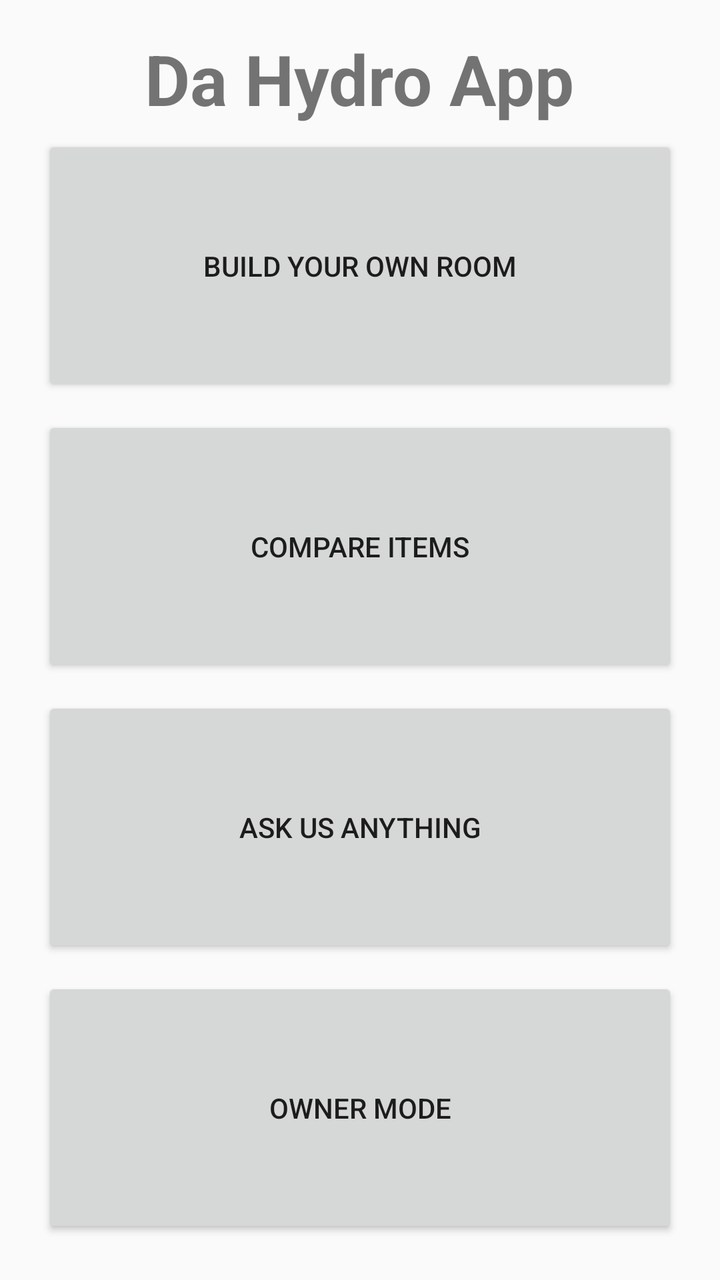
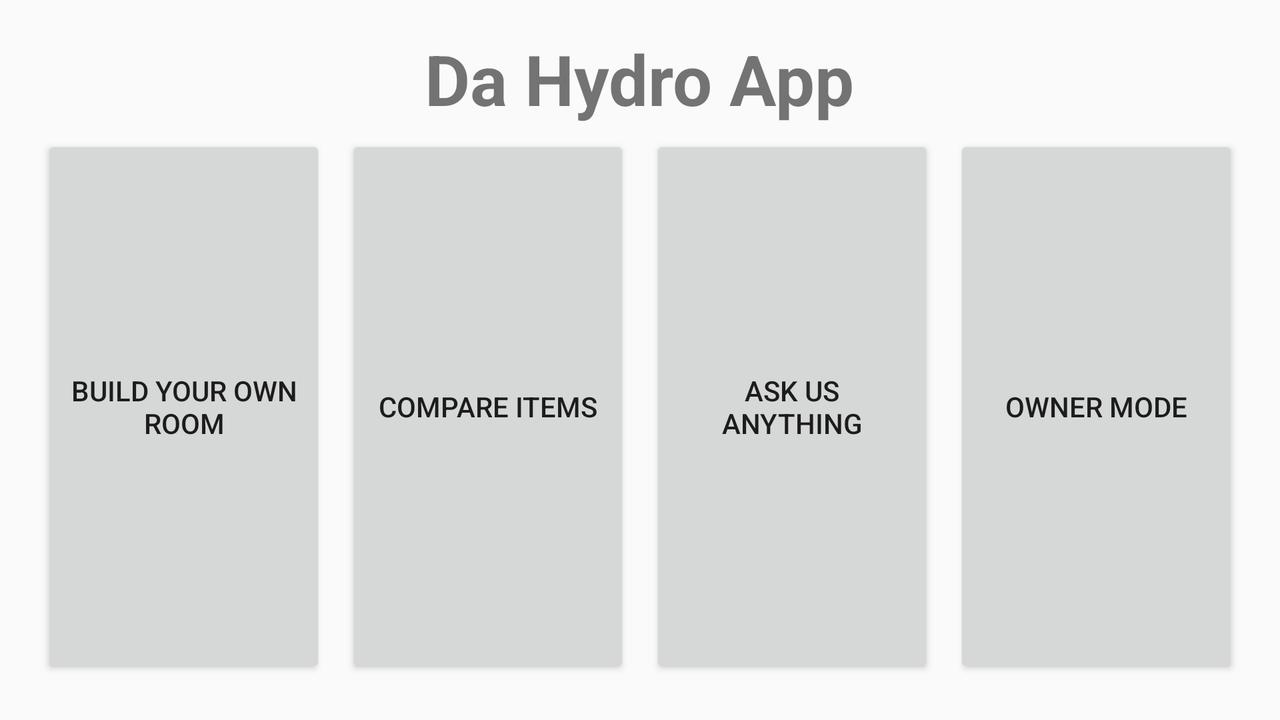

First picture: res/layout/ on a phone held upright. Second picture: the repository's own variant of that layout, on a device whose configuration matches the variant's folder. Source for both follows.
<!-- AndroidManifest.xml: application theme AppTheme -->
<!-- res/layout/activity_main.xml -->
<?xml version="1.0" encoding="utf-8"?>
<LinearLayout
    xmlns:android="http://schemas.android.com/apk/res/android"
    xmlns:tools="http://schemas.android.com/tools"
    android:layout_width="match_parent"
    android:layout_height="match_parent"
    android:paddingLeft="@dimen/activity_horizontal_margin"
    android:paddingRight="@dimen/activity_horizontal_margin"
    android:paddingTop="@dimen/activity_vertical_margin"
    android:paddingBottom="@dimen/activity_vertical_margin"
    android:orientation="vertical"
    tools:context=".MainActivity">

    <TextView
        android:text="@string/da_hydro_app"
        android:layout_gravity="center"
        android:textStyle="bold"
        android:textSize="@dimen/title_size"
        android:layout_width="wrap_content"
        android:layout_height="wrap_content"/>

    <LinearLayout
        android:layout_width="match_parent"
        android:layout_height="match_parent"
        android:orientation="vertical"
        android:layout_gravity="center">
        <Button
            android:id="@+id/byor_button"
            android:text="@string/byor_button"
            android:layout_margin="5dp"
            android:layout_width="match_parent"
            android:layout_height="0dp"
            android:layout_weight="1"/>

        <Button
            android:id="@+id/compare_button"
            android:text="@string/compare_button"
            android:layout_margin="5dp"
            android:layout_width="match_parent"
            android:layout_height="0dp"
            android:layout_weight="1"/>
        <Button
            android:id="@+id/message_button"
            android:text="@string/message_button"
            android:layout_margin="5dp"
            android:layout_width="match_parent"
            android:layout_height="0dp"
            android:layout_weight="1"/>
        <Button
            android:id="@+id/admin_button"
            android:text="@string/admin_button"
            android:layout_margin="5dp"
            android:layout_width="match_parent"
            android:layout_height="0dp"
            android:layout_weight="1"/>
    </LinearLayout>
</LinearLayout>
<!-- resources referenced by this layout -->
<resources>
  <dimen name="activity_horizontal_margin">16dp</dimen>
  <dimen name="activity_vertical_margin">16dp</dimen>
  <dimen name="title_size">35sp</dimen>
  <string name="admin_button">Owner Mode</string>
  <string name="byor_button">Build Your Own Room</string>
  <string name="compare_button">Compare Items</string>
  <string name="da_hydro_app">Da Hydro App</string>
  <string name="message_button">Ask Us Anything</string>
  <!-- from res/values-v21/ -->
  <style name="AppTheme" parent="Theme.AppCompat.Light.DarkActionBar">
                  
          </style>
</resources>
<!-- res/layout-land/activity_main.xml (the author's variant of the layout above) -->
<!-- drawn on the phone turned sideways -->
<?xml version="1.0" encoding="utf-8"?>
<LinearLayout
    xmlns:android="http://schemas.android.com/apk/res/android"
    xmlns:tools="http://schemas.android.com/tools"
    android:layout_width="match_parent"
    android:layout_height="match_parent"
    android:paddingLeft="@dimen/activity_horizontal_margin"
    android:paddingRight="@dimen/activity_horizontal_margin"
    android:paddingTop="@dimen/activity_vertical_margin"
    android:paddingBottom="@dimen/activity_vertical_margin"
    android:orientation="vertical"
    tools:context=".MainActivity">

    <TextView
        android:text="@string/da_hydro_app"
        android:layout_gravity="center"
        android:textStyle="bold"
        android:textSize="@dimen/title_size"
        android:layout_width="wrap_content"
        android:layout_height="wrap_content"/>

    <LinearLayout
        android:layout_width="match_parent"
        android:layout_height="match_parent"
        android:orientation="horizontal"
        android:layout_gravity="center">
        <Button
            android:id="@+id/byor_button"
            android:text="@string/byor_button"
            android:layout_margin="5dp"
            android:layout_width="0dp"
            android:layout_height="match_parent"
            android:layout_weight="1"/>

        <Button
            android:id="@+id/compare_button"
            android:text="@string/compare_button"
            android:layout_margin="5dp"
            android:layout_width="0dp"
            android:layout_height="match_parent"
            android:layout_weight="1"/>
        <Button
            android:id="@+id/message_button"
            android:text="@string/message_button"
            android:layout_margin="5dp"
            android:layout_width="0dp"
            android:layout_height="match_parent"
            android:layout_weight="1"/>
        <Button
            android:id="@+id/admin_button"
            android:text="@string/admin_button"
            android:layout_margin="5dp"
            android:layout_width="0dp"
            android:layout_height="match_parent"
            android:layout_weight="1"/>
    </LinearLayout>
</LinearLayout>
